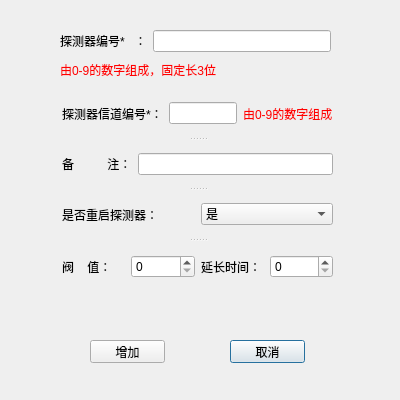
<?xml version="1.0" encoding="UTF-8"?>
<ui version="4.0">
 <class>AddDetectorDialog</class>
 <widget class="QDialog" name="AddDetectorDialog">
  <property name="geometry">
   <rect>
    <x>0</x>
    <y>0</y>
    <width>400</width>
    <height>400</height>
   </rect>
  </property>
  <property name="minimumSize">
   <size>
    <width>400</width>
    <height>400</height>
   </size>
  </property>
  <property name="maximumSize">
   <size>
    <width>400</width>
    <height>400</height>
   </size>
  </property>
  <property name="windowTitle">
   <string>增加探测器</string>
  </property>
  <widget class="QPushButton" name="ptnCancel">
   <property name="geometry">
    <rect>
     <x>230</x>
     <y>340</y>
     <width>75</width>
     <height>23</height>
    </rect>
   </property>
   <property name="text">
    <string>取消</string>
   </property>
  </widget>
  <widget class="QPushButton" name="ptnAdd">
   <property name="geometry">
    <rect>
     <x>90</x>
     <y>340</y>
     <width>75</width>
     <height>23</height>
    </rect>
   </property>
   <property name="text">
    <string>增加</string>
   </property>
  </widget>
  <widget class="QWidget" name="layoutWidget">
   <property name="geometry">
    <rect>
     <x>60</x>
     <y>30</y>
     <width>271</width>
     <height>51</height>
    </rect>
   </property>
   <layout class="QVBoxLayout" name="verticalLayout">
    <item>
     <layout class="QHBoxLayout" name="horizontalLayout_2">
      <item>
       <widget class="QLabel" name="label">
        <property name="text">
         <string>探测器编号*   ：</string>
        </property>
       </widget>
      </item>
      <item>
       <widget class="QLineEdit" name="edtDetectorNo"/>
      </item>
     </layout>
    </item>
    <item>
     <widget class="QLabel" name="label_8">
      <property name="styleSheet">
       <string notr="true">color:red</string>
      </property>
      <property name="text">
       <string>由0-9的数字组成，固定长3位</string>
      </property>
     </widget>
    </item>
   </layout>
  </widget>
  <widget class="QSplitter" name="splitter">
   <property name="geometry">
    <rect>
     <x>62</x>
     <y>90</y>
     <width>271</width>
     <height>201</height>
    </rect>
   </property>
   <property name="orientation">
    <enum>Qt::Vertical</enum>
   </property>
   <widget class="QWidget" name="layoutWidget">
    <layout class="QHBoxLayout" name="horizontalLayout">
     <item>
      <widget class="QLabel" name="label_2">
       <property name="text">
        <string>探测器信道编号*：</string>
       </property>
      </widget>
     </item>
     <item>
      <widget class="QLineEdit" name="edtDetectorChannelID"/>
     </item>
     <item>
      <widget class="QLabel" name="label_7">
       <property name="styleSheet">
        <string notr="true">color:red</string>
       </property>
       <property name="text">
        <string>由0-9的数字组成</string>
       </property>
      </widget>
     </item>
    </layout>
   </widget>
   <widget class="QWidget" name="layoutWidget">
    <layout class="QHBoxLayout" name="horizontalLayout_4">
     <item>
      <widget class="QLabel" name="label_3">
       <property name="text">
        <string>备          注：</string>
       </property>
      </widget>
     </item>
     <item>
      <widget class="QLineEdit" name="edtDetectorComments"/>
     </item>
    </layout>
   </widget>
   <widget class="QWidget" name="layoutWidget">
    <layout class="QHBoxLayout" name="horizontalLayout_6">
     <item>
      <widget class="QLabel" name="label_6">
       <property name="text">
        <string>是否重启探测器：</string>
       </property>
      </widget>
     </item>
     <item>
      <widget class="QComboBox" name="cmbReset">
       <item>
        <property name="text">
         <string>是</string>
        </property>
       </item>
       <item>
        <property name="text">
         <string>否</string>
        </property>
       </item>
      </widget>
     </item>
    </layout>
   </widget>
   <widget class="QWidget" name="layoutWidget">
    <layout class="QHBoxLayout" name="horizontalLayout_3">
     <item>
      <widget class="QLabel" name="label_5">
       <property name="text">
        <string>阀    值：</string>
       </property>
      </widget>
     </item>
     <item>
      <widget class="QSpinBox" name="sbxThreshold">
       <property name="maximum">
        <number>65536</number>
       </property>
      </widget>
     </item>
     <item>
      <widget class="QLabel" name="label_4">
       <property name="text">
        <string>延长时间：</string>
       </property>
      </widget>
     </item>
     <item>
      <widget class="QSpinBox" name="sbxDelayTime">
       <property name="maximum">
        <number>65536</number>
       </property>
      </widget>
     </item>
    </layout>
   </widget>
  </widget>
 </widget>
 <resources/>
 <connections/>
</ui>
